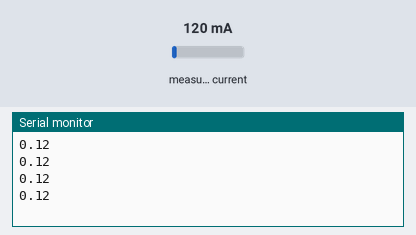
Simulated run of this sketch. Board: Arduino Uno, built with avr-gcc and run on an emulated ATmega328P. Parts: the last lines printed to the serial monitor. Inputs (shaded band) come from the test bench; at power-on: measured current 120 mA.

Above: at 1.2 s.
1.3 s: measured current set to 40 mA
At 1.52 s:
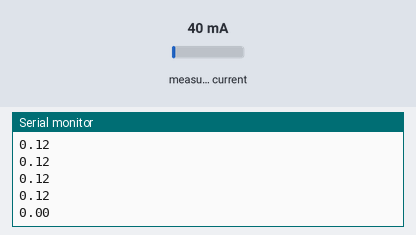
2.8 s: measured current set to 500 mA
At 2.81 s:
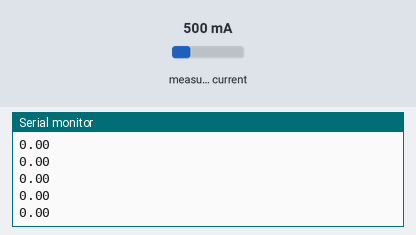
Timing chart, 0 to 5.8 s (numbered marks = the images above; inputs shaded):
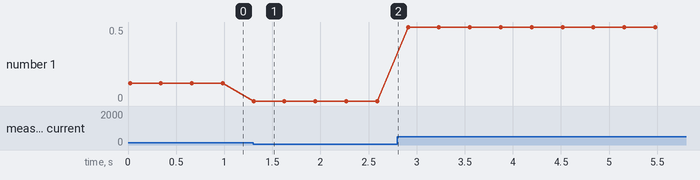

Measured:
- after the input at 1.3 s, the serial monitor: prints a new line at once (image 1)
- plotted number 1: 0.12 → 0 after the input at 1.3 s, 0 → 0.5 after the input at 2.8 s

The sketch:

curent.ino
```cpp
#include "ACS712.h"

ACS712 sensor(ACS712_05B, A0);

void setup() {
  Serial.begin(9600);
}

void loop() {
  float I = sensor.getCurrentAC();

  // Ignoring the value below 0.09
  if (I < 0.09) {
    I = 0;
  }

  Serial.println(I);
  delay(300);
}
```
